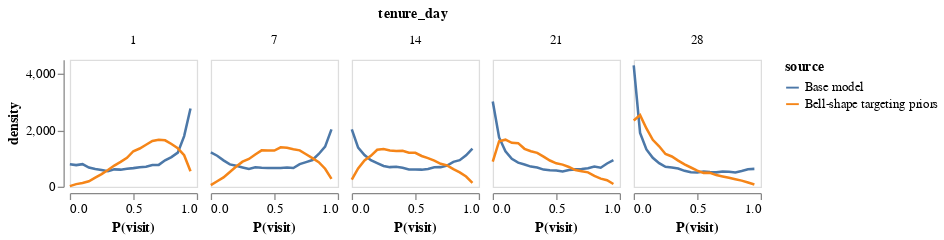

The code cell stored with this chart in its notebook:
### Code cell
comb_frequencies = pd.concat([base_frequencies, bell_shaped_frequencies])
alt.Chart(comb_frequencies[comb_frequencies['tenure_day'].isin([1,7,14,21,28])]).mark_line().encode(
    alt.X('bin', title="P(visit)", axis=alt.Axis(grid=False)), alt.Y('density', axis=alt.Axis(grid=False)), 
    alt.Facet('tenure_day', spacing={'row': 3, 'column': 5}),
    alt.Color('source')
).properties(height=100, width=100)

### Figure 1 — Vega-Lite specification as saved in the notebook (floating-point values rounded to 4 significant figures; data arrays with more than 128 entries replaced by an {"elided": "..."} marker saying what was removed)
{"config": {"view": {"continuousWidth": 400, "continuousHeight": 300}}, "data": {"name": "data-be8f357581d7f40399874534289512a2"}, "mark": "line", "encoding": {"color": {"field": "source", "type": "nominal"}, "facet": {"field": "tenure_day", "spacing": {"row": 3, "column": 5}, "type": "quantitative"}, "x": {"axis": {"grid": false}, "field": "bin", "title": "P(visit)", "type": "quantitative"}, "y": {"axis": {"grid": false}, "field": "density", "type": "quantitative"}}, "height": 100, "width": 100, "$schema": "https://vega.github.io/schema/vega-lite/v4.17.0.json", "datasets": {"data-be8f357581d7f40399874534289512a2": {"elided": "200 records"}}}
